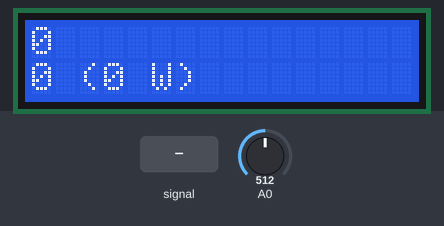
Bench run of a sketch on a simulated Arduino Uno, built with avr-gcc and run on an emulated ATmega328P. Parts: 16×2 character LCD. The test bench sets the inputs (shaded band); at power-on: A0 = 512. What the sketch prints to the serial monitor is not drawn.

Above: at 1.2 s.
1.3 s: A0 fed a 200 Hz sine of ±460 counts around its level
At 1.4 s:
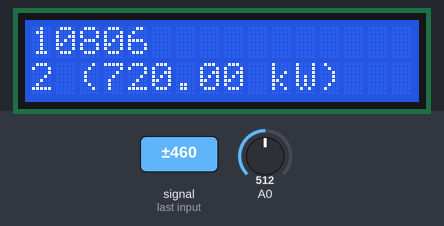
3.1 s: A0 set to 716
4.6 s: A0 set to 140
At 5.6 s:
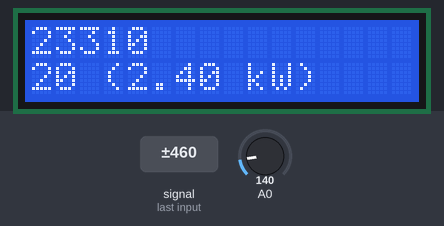
6.1 s: A0 fed a 200 Hz sine of ±81 counts around its level
At 6.2 s:
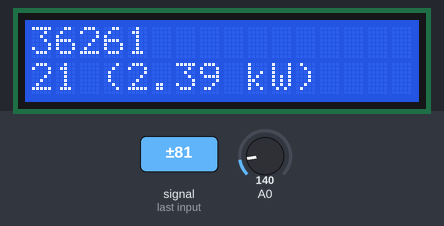
Timing chart, 0 to 8.6 s (numbered marks = the images above; inputs shaded):
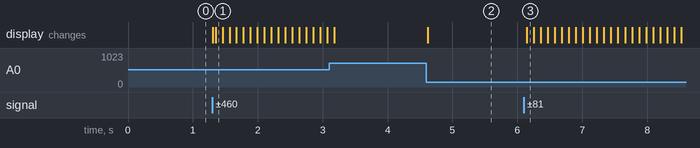

The sketch:

blinkcounter.ino
```cpp
#include <LiquidCrystal.h>
LiquidCrystal lcd(12, 11, 5, 4, 3, 2);

void setup() {
  Serial.begin(9600);
  pinMode(A0, INPUT);
  lcd.begin(16, 2);

  updateDisplay();
}


int high_threshold = 200;
int low_threshold = 150;
bool in_blink = false;
uint32_t counter = 0;
uint32_t blink_counter = 0;
unsigned long last_millis = 0;
unsigned long MILLIS_PER_HOUR = 3600000;
unsigned long current_load = 0;

void log(char* str) {
  Serial.print("// ");
  Serial.print(str);
  Serial.println();
}

void log(char* str, double dbl) {
  Serial.print("// ");
  Serial.print(str);
  Serial.print(dbl);
  Serial.println();
}

void log(char* str, unsigned long dbl) {
  Serial.print("// ");
  Serial.print(str);
  Serial.print(dbl);
  Serial.println();
}

void loop() {
  counter++;
  int current_light = analogRead(A0);

  if (in_blink) {
    if (current_light > high_threshold) {
      in_blink = false;
      log("Going unblink: ");
      log(high_threshold);

      // Serial.print(current_light);
      // Serial.println();
    }
  } else {
    if (current_light < low_threshold) {
      in_blink = true;
      blink_counter++;
      unsigned long new_millis = millis();
      if (last_millis != 0) {
        unsigned long delta_millis = new_millis - last_millis;
        current_load = MILLIS_PER_HOUR / delta_millis;

        log("MILLIS_PER_HOUR: ", MILLIS_PER_HOUR);

        log("Delta Millis: ", delta_millis);

        log("Current Load: ", current_load);

        Serial.print(blink_counter);
        Serial.println();
      }
      updateDisplay();
      last_millis = new_millis;
    }
  }
}

void updateDisplay() {

  lcd.clear();

  lcd.setCursor(0, 0);
  // lcd.print("counter: ");
  lcd.print(counter);

  lcd.setCursor(0, 1);
  // lcd.print("blinks: ");
  lcd.print(blink_counter);
  lcd.print(" (");
  if (current_load < 1000) {
    lcd.print(current_load);
    lcd.print(" W");
  } else {
    lcd.print(current_load / 1000.0);
    lcd.print(" kW");
  }
  lcd.print(")");
}

// delay(1000);
```

Measured:
- after the input at 1.3 s, the display: first changes at once (image 1 shows a later state)
- after the input at 4.6 s, the display: changes at once (image 2)
- after the input at 6.1 s, the display: changes after 0.05 s (image 3)
